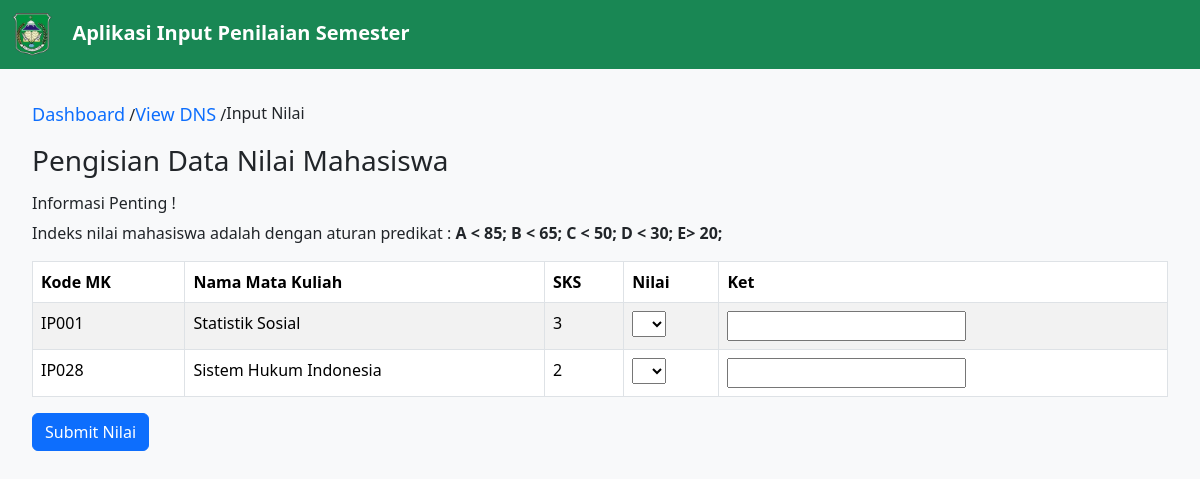
Before: /dashboard/input?npm=22650038&jurusan=62102 with the older database file.
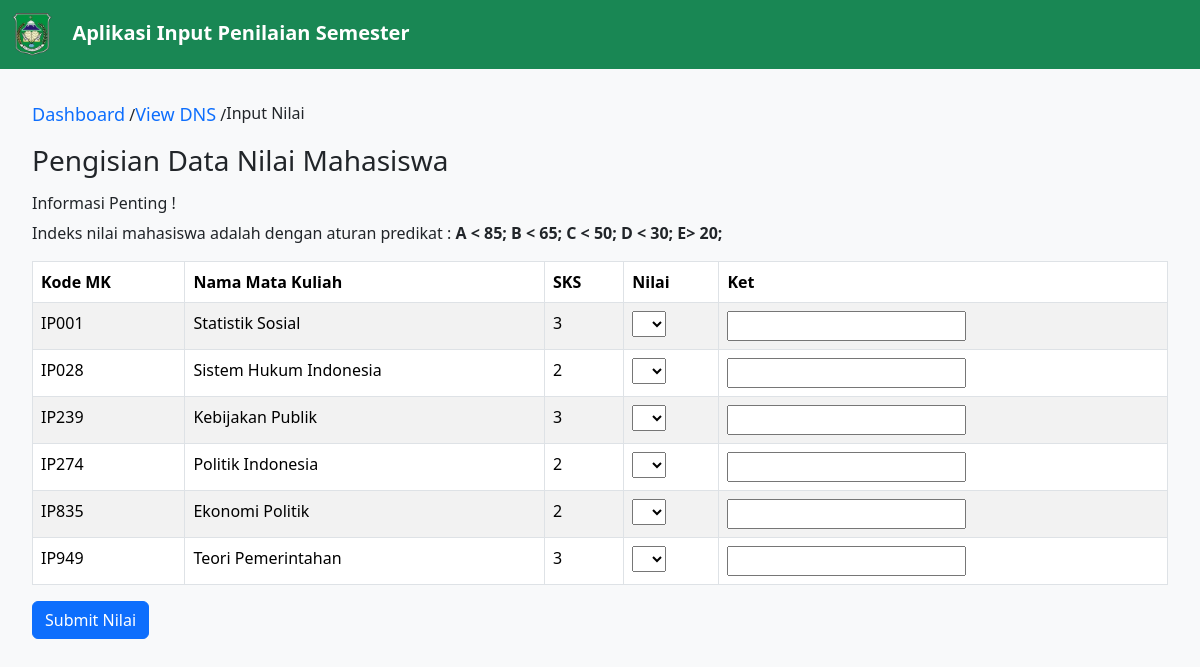
After: the same page with the newer database file.
### tables this page shows
CREATE TABLE `tb_matkul` (
  `kode_mk` varchar(5) NOT NULL,
  `kode_jurusan` int NOT NULL,
  `nama_mk` varchar(50) NOT NULL,
  `sks` int NOT NULL
);

### app/core/View.php (called while the page is built, shortened)
<?php
class View
{
    public static function render(string $path, $model = []): void
    {
        require_once __DIR__ . '/../view/Layout/Header.php';
        require_once __DIR__ . '/../view/' . $path . '.php';
        require_once __DIR__ . '/../view/Layout/Footer.php';
    }
}

### app/controller/DashboardController.php (called while the page is built, shortened)
<?php
class DashboardController
{
    private Mahasiswa $mahasiswa;
    public function __construct()
    {
        $this->mahasiswa = new Mahasiswa;
    }
    public function input()
    {
        $data = $this->mahasiswa->input($_GET);
        $option = ['A', 'B', 'C', 'D', 'E'];
        View::render("Dashboard/input", [
            "title" => "Dashboard | Input Nilai",
            "data" => $data,
            "option" => $option
        ]);
    }
}

### public/index.php (called while the page is built, shortened)
<?php
Route::run();

### app/model/Mahasiswa.php (called while the page is built, shortened)
<?php
class Mahasiswa
{
    private PDO $pdo;
    public function __construct()
    {
        $this->pdo = Database::getConnection();
    }
    public function input($data)
    {
        try {
            $query = "SELECT tb_matkul.kode_mk, tb_matkul.nama_mk, tb_matkul.sks, tb_dns.nilai,
                        CASE
                            WHEN nilai IN ('A', 'B', 'C') THEN 'Lulus'
                            WHEN nilai = 'D' THEN 'Mengulang'
                            WHEN nilai = 'E' THEN 'Tidak Lulus'
                        END AS status
                        FROM tb_matkul LEFT JOIN tb_dns ON tb_matkul.kode_mk = tb_dns.kode_mk
                                            JOIN tb_mhs ON tb_mhs.kode_jurusan = tb_matkul.kode_jurusan
                        WHERE tb_matkul.kode_jurusan = ? AND tb_mhs.npm = ?";
            $statement = $this->pdo->prepare($query);
            $statement->execute([
                $data["jurusan"],
                $data["npm"]
            ]);
            return $statement->fetchAll(PDO::FETCH_ASSOC) ?? null;
        } finally {
            $statement->closeCursor();
        }
    }
}

### config/database.php (called while the page is built)
<?php
return [
    "dsn" => "mysql:host=localhost;dbname=db_dns",
    "dbuser" => "root",
    "dbpass" => ""
];

### app/database/Database.php (called while the page is built, shortened)
<?php
class Database
{
    private static ?PDO $pdo = null;
    public static function getConnection(): PDO
    {
        if (self::$pdo == null) {
            $config = require_once __DIR__ . '/../../config/database.php';
            self::$pdo = new PDO(
                $config["dsn"],
                $config["dbuser"],
                $config["dbpass"]
            );
        }
        return self::$pdo;
    }
}

### app/view/Dashboard/input.php (the view, shortened to what this page needs)
<div class="nilai-container">
	<ol class="breadcrumb">
		<li><a href="<?= BASEURL ?>/dashboard">Dashboard</a> /</li>
		<li class="active"><a href="<?= BASEURL ?>/dashboard/lihat?npm=<?= $_GET["npm"] ?>">View DNS</a> /</li>
		<li class="active">Input Nilai</li>
	</ol>
	<h3>Pengisian Data Nilai Mahasiswa</h3>
	<p>
	<h6>Informasi Penting !</h6>
	Indeks nilai mahasiswa adalah dengan aturan predikat : <b> A < 85; B < 65; C < 50; D < 30; E> 20; </b>
	</p>
	<table id="#" class="table table-striped table-bordered" cellspacing="0" width="90%">
		<thead>
			<tr>
				<th scope="col">Kode MK</th>
				<th scope="col">Nama Mata Kuliah</th>
				<th scope="col">SKS</th>
				<th scope="col">Nilai</th>
				<th scope="col">Ket</th>
			</tr>
		</thead>
		<tbody>
			<?php if (!(is_null($model["data"]))) : ?>
				<form action="<?= BASEURL ?>/dashboard/input/doInput?npm=<?= $_GET["npm"] ?>" method="POST" id="formNilai">
					<?php foreach ($model["data"] as $data) : ?>
						<tr>
							<td><?= $data["kode_mk"] ?></td>
							<td><?= $data["nama_mk"] ?></td>
							<td><?= $data["sks"] ?></td>
							<td>
								<select name="<?= $data["kode_mk"] ?>" <?= $data['nilai'] !== null ? 'disabled' : false ?> required>
									<option></option>
									<?php foreach ($model["option"] as $option) : ?>
										<option <?= ($data['nilai'] ?? null) == $option ? 'selected' : false ?> value="<?= $option ?>"><?= $option ?></option>
									<?php endforeach; ?>
								</select>
							</td>
							<td>
								<input class="text-white <?= $data["status"] == "" ? false : ($data["status"] == "Lulus" ?  "bg-success" : ($data["status"] == "Mengulang" ? "bg-warning" : "bg-danger")) ?>" type="text" value="<?= $data['status'] ?? null ?>" readonly data-id="<?= $data["kode_mk"] ?>">
							</td>
						</tr>
					<?php endforeach; ?>
				</form>
			<?php endif; ?>
		</tbody>
	</table>
	<?php foreach ($model["data"] as $data) : ?>
		<?php if ($data['nilai'] == null) : ?>
			<input type="submit" form="formNilai" class="btn btn-primary" value="Submit Nilai">
		<?php break;
		endif; ?>
	<?php endforeach; ?>
</div>

### app/core/Route.php (shortened to what this page needs)
<?php
class Route
{
    private static array $routes;
    public static function add(
        string $method,
        string $path,
        array $controller,
        array $middleware = []
    ): void {
        self::$routes[] = [
            "method"        => $method,
            "path"          => $path,
            "controller"    => $controller,
            "middleware"    => $middleware
        ];
    }
    public static function run(): mixed
    {
        $path = "/";
        if (isset($_SERVER["PATH_INFO"]))
            $path = $_SERVER["PATH_INFO"];
        $method = $_SERVER["REQUEST_METHOD"];
        foreach (self::$routes as $route) {
            if ($route["path"] == $path && $route["method"] == $method) {
                $function = $route["controller"][1];
                return (new $controller)->$function();
            }
        }
        return http_response_code(404);
    }
    public static function is(string $path): bool
    {
        return ($_SERVER["PATH_INFO"] ?? "/") == $path;
    }
}

### app/view/Layout/Header.php (shortened to what this page needs)
<!DOCTYPE html>
<html lang="en">
<head>
    <link href="<?= BASEURL ?>/assets/css/bootstrap.min.css" rel="stylesheet">
    <link rel="stylesheet" type="text/css" href="<?= BASEURL ?>/assets/css/jquery.dataTables.css">
    <link rel="stylesheet" href="<?= BASEURL ?>/assets/css/style.css">
    <link rel="stylesheet" href="<?= BASEURL ?>/assets/css/sweetalert2.min.css">
</head>
<body>
    <?php if (!Route::is('/')) : ?>
        <nav class="navbar navbar-expand-sm bg-success navbar-dark">
            <div class="container-fluid">
                <a class="navbar-brand" href="#">
                    <img src="<?= BASEURL ?>/assets/image/logo-uniyap.webp" alt="Logo Uniyap" style="width:40px;">
                    <b> &ensp; Aplikasi Input Penilaian Semester</b>
                </a>
            </div>
        </nav>
    <?php endif; ?>

### app/view/Layout/Footer.php (shortened to what this page needs)
</body>
</html>

### public/assets/css/style.css (style rules this page uses)
body { font-family: 'Segoe UI', Tahoma, Geneva, Verdana, sans-serif; background-color: #f8f9fa; }

### app/view/Layout/Header.php (style rules this page uses)
.tabel-container, .nilai-container { margin: 2em; }

### app/view/Dashboard/input.php (style rules this page uses)
.breadcrumb li a { text-decoration: none; font-size: large; }

Changed rows visible on the page:
added tb_matkul: kode_mk "IP239", nama_mk "Kebijakan Publik", sks "3"
added tb_matkul: kode_mk "IP274", nama_mk "Politik Indonesia", sks "2"
added tb_matkul: kode_mk "IP835", nama_mk "Ekonomi Politik", sks "2"
added tb_matkul: kode_mk "IP949", nama_mk "Teori Pemerintahan", sks "3"
